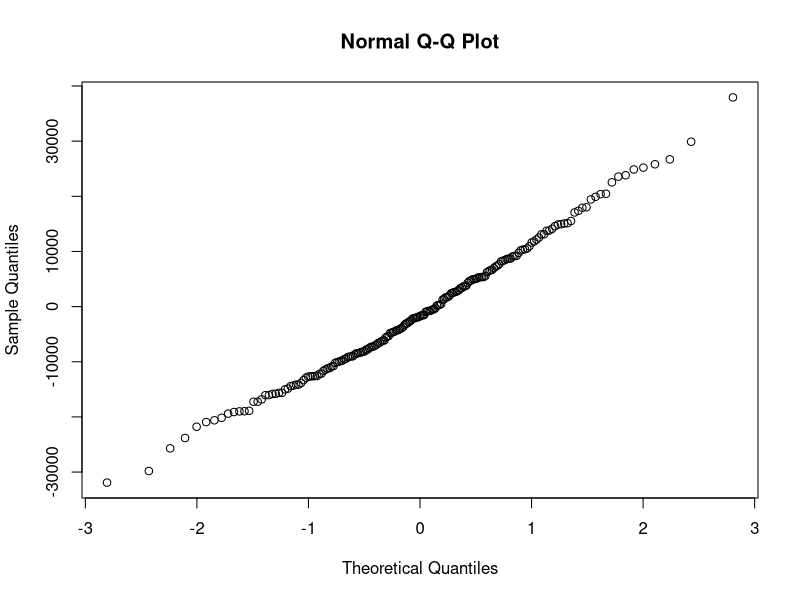
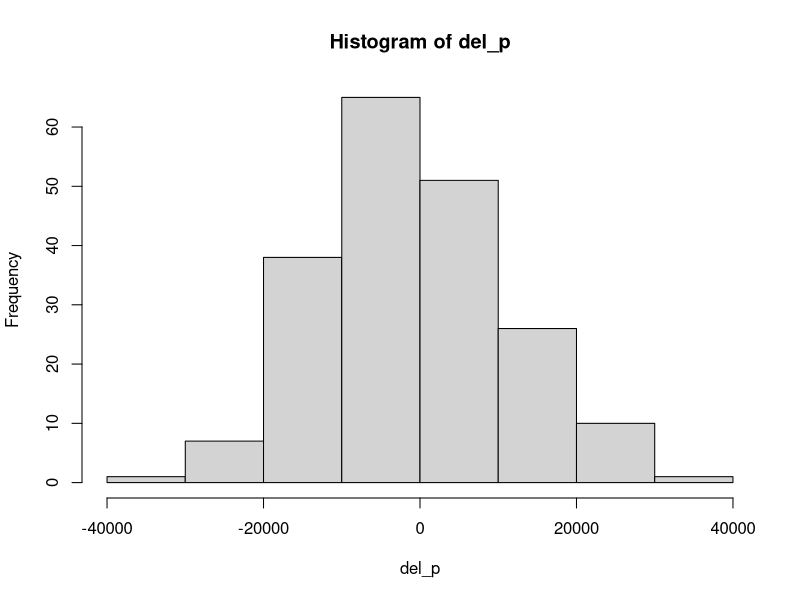

These charts were generated, in order, by the following R code: (Note: this script raises an error after producing the figures.)
Stocs = read.csv('Task_3_var_6.csv')
head(Stocs)

(ncol <- dim(Stocs)[2])
(nrow <- dim(Stocs)[1])

por <- 0
K = 1000000
b <- K / (ncol * Stocs[1,])
for (i in 1:nrow){
  por[i] <- sum (K / (ncol * Stocs[1,]) * Stocs[i,])
}
Stocs <-cbind (Stocs, por)
rates <- Stocs[2:nrow,] / Stocs [1:(nrow-1),] - 1
head(rates)

del_s <- Stocs[1:(nrow - 1),1:ncol] * rates[,1:ncol]
head(del_s)
del_p <- 0
for (i in 1:(nrow-1)) {
  del_p[i] <- sum(b * del_s[i,])
}
head(del_p)

qqnorm(del_p)
hist(del_p)

vol_ds <- 0
mean_ds <- 0
Var <- cbind (del_s, del_p)
head(Var)
al = 0.95
Var_del <- Var[1,]
for(i in 1:(ncol + 1))
  mean_ds[i] <- mean(Var[,i])
  vol_ds[i] <- sd(Var[,i])
  Var_del[i] = qnorm(1-al,mean=mean(Var[,i]),sd=sd(Var[,i]))
Var_del

s_1 <- 0
mu <- 0
sig <- 0
Var_g <- 0
for (i in 1:10) {
  s_1[i] <- mean(Stocs[,i])
  mu[i] <- mean(rates[,i])
  sig[i] <- sd(rates[,i])
  Var_g[i] <- s_1[i] * (1 - exp(-mu[i] * nrow + qnorm (al, mean = mu[i], sd = sig[i]) * sig[i] * sqrt(nrow)))
}
Var_g

Var_h <-0
for (i in 1 : ncol){
  Var_h[i] <- (-1 * quantile(del_s[,i], cbind(1 - al), al))
}
Var_h
(-1 * quantile(del_p, cbind(1 - al), al))

for(i in 1:ncol){
  ES(del_s[,i], p=al, method="historical")
}
ES(del_p, p=al, method="historical")

(beta <- cov (rates[, 1:(ncol - 1)], rates[, ncol]) / var(rates[, ncol]))
r <- 0.07
(alpha_manual <- colMeans(rates[, 1:(ncol - 1)])- r- beta*(colMeans (rates[, 1:ncol - 1]) - r))

(mean (rates[, ncol + 1] - r) / sd (rates[, ncol + 1] - r))

sh_f <- 0 
del_v <- 0
for (i in 1:ncol) {
  d <- diff (Stocs[,i])
  m <- mean (d)
  sd <- sd (d)
  del_v[i] <- qnorm (1 - al, mean = m, sd = sd)
  sh_f[i] <- ((-1 * sd * exp (-(del_v[i] - m) * (del_v[i] - m) / (2 * sd * sd)))/ sqrt (2 * pi) + m * pnorm ((del_v[i] - m) / sd)) / (1 - al)
}
sh_f
